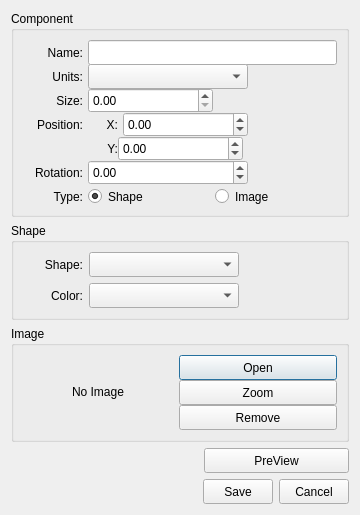
<?xml version="1.0" encoding="UTF-8"?>
<ui version="4.0">
 <class>dlg_component</class>
 <widget class="QDialog" name="dlg_component">
  <property name="geometry">
   <rect>
    <x>0</x>
    <y>0</y>
    <width>360</width>
    <height>515</height>
   </rect>
  </property>
  <property name="minimumSize">
   <size>
    <width>360</width>
    <height>515</height>
   </size>
  </property>
  <property name="maximumSize">
   <size>
    <width>360</width>
    <height>515</height>
   </size>
  </property>
  <property name="windowTitle">
   <string>Component</string>
  </property>
  <layout class="QVBoxLayout" name="verticalLayout">
   <item>
    <widget class="QGroupBox" name="gbx_component">
     <property name="sizePolicy">
      <sizepolicy hsizetype="Expanding" vsizetype="Preferred">
       <horstretch>0</horstretch>
       <verstretch>0</verstretch>
      </sizepolicy>
     </property>
     <property name="minimumSize">
      <size>
       <width>0</width>
       <height>120</height>
      </size>
     </property>
     <property name="maximumSize">
      <size>
       <width>16777215</width>
       <height>16777215</height>
      </size>
     </property>
     <property name="title">
      <string>Component</string>
     </property>
     <layout class="QFormLayout" name="formLayout_2">
      <property name="sizeConstraint">
       <enum>QLayout::SetDefaultConstraint</enum>
      </property>
      <property name="fieldGrowthPolicy">
       <enum>QFormLayout::AllNonFixedFieldsGrow</enum>
      </property>
      <property name="labelAlignment">
       <set>Qt::AlignRight|Qt::AlignTop|Qt::AlignTrailing</set>
      </property>
      <property name="horizontalSpacing">
       <number>5</number>
      </property>
      <property name="verticalSpacing">
       <number>3</number>
      </property>
      <item row="0" column="0">
       <widget class="QLabel" name="lbl_name">
        <property name="minimumSize">
         <size>
          <width>60</width>
          <height>25</height>
         </size>
        </property>
        <property name="maximumSize">
         <size>
          <width>60</width>
          <height>25</height>
         </size>
        </property>
        <property name="baseSize">
         <size>
          <width>0</width>
          <height>0</height>
         </size>
        </property>
        <property name="text">
         <string>Name:</string>
        </property>
        <property name="alignment">
         <set>Qt::AlignRight|Qt::AlignTrailing|Qt::AlignVCenter</set>
        </property>
       </widget>
      </item>
      <item row="0" column="1">
       <widget class="QLineEdit" name="led_name">
        <property name="minimumSize">
         <size>
          <width>0</width>
          <height>25</height>
         </size>
        </property>
        <property name="baseSize">
         <size>
          <width>0</width>
          <height>0</height>
         </size>
        </property>
        <property name="maxLength">
         <number>50</number>
        </property>
       </widget>
      </item>
      <item row="1" column="0">
       <widget class="QLabel" name="lbl_units">
        <property name="sizePolicy">
         <sizepolicy hsizetype="Preferred" vsizetype="Fixed">
          <horstretch>0</horstretch>
          <verstretch>0</verstretch>
         </sizepolicy>
        </property>
        <property name="minimumSize">
         <size>
          <width>60</width>
          <height>25</height>
         </size>
        </property>
        <property name="maximumSize">
         <size>
          <width>60</width>
          <height>25</height>
         </size>
        </property>
        <property name="baseSize">
         <size>
          <width>0</width>
          <height>0</height>
         </size>
        </property>
        <property name="text">
         <string>Units:</string>
        </property>
        <property name="alignment">
         <set>Qt::AlignRight|Qt::AlignTrailing|Qt::AlignVCenter</set>
        </property>
       </widget>
      </item>
      <item row="1" column="1">
       <widget class="QComboBox" name="cmb_units">
        <property name="minimumSize">
         <size>
          <width>160</width>
          <height>25</height>
         </size>
        </property>
        <property name="maximumSize">
         <size>
          <width>150</width>
          <height>25</height>
         </size>
        </property>
       </widget>
      </item>
      <item row="3" column="0">
       <widget class="QLabel" name="lbl_size">
        <property name="minimumSize">
         <size>
          <width>60</width>
          <height>25</height>
         </size>
        </property>
        <property name="maximumSize">
         <size>
          <width>60</width>
          <height>25</height>
         </size>
        </property>
        <property name="text">
         <string>Size:</string>
        </property>
        <property name="alignment">
         <set>Qt::AlignRight|Qt::AlignTrailing|Qt::AlignVCenter</set>
        </property>
       </widget>
      </item>
      <item row="3" column="1">
       <widget class="QDoubleSpinBox" name="dsb_size">
        <property name="minimumSize">
         <size>
          <width>125</width>
          <height>25</height>
         </size>
        </property>
        <property name="maximumSize">
         <size>
          <width>115</width>
          <height>25</height>
         </size>
        </property>
        <property name="maximum">
         <double>9999.000000000000000</double>
        </property>
       </widget>
      </item>
      <item row="4" column="0">
       <widget class="QLabel" name="lbl_position">
        <property name="minimumSize">
         <size>
          <width>60</width>
          <height>25</height>
         </size>
        </property>
        <property name="maximumSize">
         <size>
          <width>60</width>
          <height>25</height>
         </size>
        </property>
        <property name="text">
         <string>Position:</string>
        </property>
        <property name="alignment">
         <set>Qt::AlignRight|Qt::AlignTrailing|Qt::AlignVCenter</set>
        </property>
       </widget>
      </item>
      <item row="4" column="1">
       <layout class="QHBoxLayout" name="hly_01">
        <property name="spacing">
         <number>5</number>
        </property>
        <item>
         <widget class="QLabel" name="lbl_posx">
          <property name="minimumSize">
           <size>
            <width>30</width>
            <height>25</height>
           </size>
          </property>
          <property name="maximumSize">
           <size>
            <width>30</width>
            <height>25</height>
           </size>
          </property>
          <property name="text">
           <string>X:</string>
          </property>
          <property name="alignment">
           <set>Qt::AlignRight|Qt::AlignTrailing|Qt::AlignVCenter</set>
          </property>
         </widget>
        </item>
        <item>
         <widget class="QDoubleSpinBox" name="dsb_posx">
          <property name="minimumSize">
           <size>
            <width>125</width>
            <height>25</height>
           </size>
          </property>
          <property name="maximumSize">
           <size>
            <width>115</width>
            <height>25</height>
           </size>
          </property>
          <property name="minimum">
           <double>-9999.000000000000000</double>
          </property>
          <property name="maximum">
           <double>9999.000000000000000</double>
          </property>
         </widget>
        </item>
        <item>
         <spacer name="hsp_01">
          <property name="orientation">
           <enum>Qt::Horizontal</enum>
          </property>
          <property name="sizeHint" stdset="0">
           <size>
            <width>40</width>
            <height>20</height>
           </size>
          </property>
         </spacer>
        </item>
       </layout>
      </item>
      <item row="6" column="0">
       <widget class="QLabel" name="lbl_orientation">
        <property name="minimumSize">
         <size>
          <width>60</width>
          <height>25</height>
         </size>
        </property>
        <property name="maximumSize">
         <size>
          <width>60</width>
          <height>25</height>
         </size>
        </property>
        <property name="text">
         <string>Rotation:</string>
        </property>
        <property name="alignment">
         <set>Qt::AlignRight|Qt::AlignTrailing|Qt::AlignVCenter</set>
        </property>
       </widget>
      </item>
      <item row="6" column="1">
       <widget class="QDoubleSpinBox" name="dsb_rotation">
        <property name="minimumSize">
         <size>
          <width>160</width>
          <height>25</height>
         </size>
        </property>
        <property name="maximumSize">
         <size>
          <width>150</width>
          <height>25</height>
         </size>
        </property>
        <property name="minimum">
         <double>-360.000000000000000</double>
        </property>
        <property name="maximum">
         <double>360.000000000000000</double>
        </property>
       </widget>
      </item>
      <item row="7" column="0">
       <widget class="QLabel" name="lbl_type">
        <property name="minimumSize">
         <size>
          <width>60</width>
          <height>25</height>
         </size>
        </property>
        <property name="maximumSize">
         <size>
          <width>60</width>
          <height>25</height>
         </size>
        </property>
        <property name="text">
         <string>Type:</string>
        </property>
        <property name="alignment">
         <set>Qt::AlignRight|Qt::AlignTrailing|Qt::AlignVCenter</set>
        </property>
       </widget>
      </item>
      <item row="7" column="1">
       <layout class="QHBoxLayout" name="hly_03">
        <property name="spacing">
         <number>5</number>
        </property>
        <item>
         <widget class="QRadioButton" name="rbt_shape">
          <property name="minimumSize">
           <size>
            <width>100</width>
            <height>25</height>
           </size>
          </property>
          <property name="maximumSize">
           <size>
            <width>150</width>
            <height>25</height>
           </size>
          </property>
          <property name="text">
           <string>Shape</string>
          </property>
          <property name="checked">
           <bool>true</bool>
          </property>
          <attribute name="buttonGroup">
           <string notr="true">gbt_component_type</string>
          </attribute>
         </widget>
        </item>
        <item>
         <widget class="QRadioButton" name="rbt_image">
          <property name="minimumSize">
           <size>
            <width>100</width>
            <height>25</height>
           </size>
          </property>
          <property name="maximumSize">
           <size>
            <width>150</width>
            <height>25</height>
           </size>
          </property>
          <property name="text">
           <string>Image</string>
          </property>
          <attribute name="buttonGroup">
           <string notr="true">gbt_component_type</string>
          </attribute>
         </widget>
        </item>
       </layout>
      </item>
      <item row="5" column="1">
       <layout class="QHBoxLayout" name="hly_02">
        <item>
         <widget class="QLabel" name="lbl_posy">
          <property name="minimumSize">
           <size>
            <width>30</width>
            <height>25</height>
           </size>
          </property>
          <property name="maximumSize">
           <size>
            <width>30</width>
            <height>25</height>
           </size>
          </property>
          <property name="text">
           <string>Y:</string>
          </property>
          <property name="alignment">
           <set>Qt::AlignRight|Qt::AlignTrailing|Qt::AlignVCenter</set>
          </property>
         </widget>
        </item>
        <item>
         <widget class="QDoubleSpinBox" name="dsb_posy">
          <property name="minimumSize">
           <size>
            <width>125</width>
            <height>25</height>
           </size>
          </property>
          <property name="maximumSize">
           <size>
            <width>115</width>
            <height>25</height>
           </size>
          </property>
          <property name="minimum">
           <double>-9999.000000000000000</double>
          </property>
          <property name="maximum">
           <double>9999.000000000000000</double>
          </property>
         </widget>
        </item>
        <item>
         <spacer name="hsp_02">
          <property name="orientation">
           <enum>Qt::Horizontal</enum>
          </property>
          <property name="sizeHint" stdset="0">
           <size>
            <width>40</width>
            <height>20</height>
           </size>
          </property>
         </spacer>
        </item>
       </layout>
      </item>
     </layout>
    </widget>
   </item>
   <item>
    <widget class="QGroupBox" name="gbx_shape">
     <property name="sizePolicy">
      <sizepolicy hsizetype="Expanding" vsizetype="Preferred">
       <horstretch>0</horstretch>
       <verstretch>0</verstretch>
      </sizepolicy>
     </property>
     <property name="minimumSize">
      <size>
       <width>0</width>
       <height>0</height>
      </size>
     </property>
     <property name="maximumSize">
      <size>
       <width>16777215</width>
       <height>16777215</height>
      </size>
     </property>
     <property name="title">
      <string>Shape</string>
     </property>
     <layout class="QFormLayout" name="formLayout">
      <item row="0" column="0">
       <widget class="QLabel" name="lbl_shape">
        <property name="minimumSize">
         <size>
          <width>60</width>
          <height>25</height>
         </size>
        </property>
        <property name="maximumSize">
         <size>
          <width>60</width>
          <height>25</height>
         </size>
        </property>
        <property name="text">
         <string>Shape:</string>
        </property>
        <property name="alignment">
         <set>Qt::AlignRight|Qt::AlignTrailing|Qt::AlignVCenter</set>
        </property>
       </widget>
      </item>
      <item row="0" column="1">
       <widget class="QComboBox" name="cmb_shape">
        <property name="minimumSize">
         <size>
          <width>0</width>
          <height>25</height>
         </size>
        </property>
        <property name="maximumSize">
         <size>
          <width>150</width>
          <height>25</height>
         </size>
        </property>
       </widget>
      </item>
      <item row="1" column="0">
       <widget class="QLabel" name="lbl_shape_color">
        <property name="minimumSize">
         <size>
          <width>60</width>
          <height>25</height>
         </size>
        </property>
        <property name="maximumSize">
         <size>
          <width>60</width>
          <height>25</height>
         </size>
        </property>
        <property name="text">
         <string>Color:</string>
        </property>
        <property name="alignment">
         <set>Qt::AlignRight|Qt::AlignTrailing|Qt::AlignVCenter</set>
        </property>
       </widget>
      </item>
      <item row="1" column="1">
       <widget class="QComboBox" name="cmb_shape_color">
        <property name="minimumSize">
         <size>
          <width>0</width>
          <height>25</height>
         </size>
        </property>
        <property name="maximumSize">
         <size>
          <width>150</width>
          <height>25</height>
         </size>
        </property>
       </widget>
      </item>
     </layout>
    </widget>
   </item>
   <item>
    <widget class="QGroupBox" name="gbx_image">
     <property name="sizePolicy">
      <sizepolicy hsizetype="Expanding" vsizetype="Preferred">
       <horstretch>0</horstretch>
       <verstretch>0</verstretch>
      </sizepolicy>
     </property>
     <property name="title">
      <string>Image</string>
     </property>
     <layout class="QHBoxLayout" name="horizontalLayout_4">
      <item>
       <widget class="QLabel" name="lbl_image_status">
        <property name="minimumSize">
         <size>
          <width>150</width>
          <height>60</height>
         </size>
        </property>
        <property name="maximumSize">
         <size>
          <width>150</width>
          <height>60</height>
         </size>
        </property>
        <property name="text">
         <string>No Image</string>
        </property>
        <property name="alignment">
         <set>Qt::AlignCenter</set>
        </property>
       </widget>
      </item>
      <item>
       <layout class="QVBoxLayout" name="vly_01">
        <property name="spacing">
         <number>0</number>
        </property>
        <item>
         <widget class="QPushButton" name="pbt_image_open">
          <property name="minimumSize">
           <size>
            <width>0</width>
            <height>25</height>
           </size>
          </property>
          <property name="maximumSize">
           <size>
            <width>16777215</width>
            <height>25</height>
           </size>
          </property>
          <property name="text">
           <string>Open</string>
          </property>
         </widget>
        </item>
        <item>
         <widget class="QPushButton" name="pbt_image_zoom">
          <property name="minimumSize">
           <size>
            <width>0</width>
            <height>25</height>
           </size>
          </property>
          <property name="maximumSize">
           <size>
            <width>16777215</width>
            <height>25</height>
           </size>
          </property>
          <property name="text">
           <string>Zoom</string>
          </property>
         </widget>
        </item>
        <item>
         <widget class="QPushButton" name="pbt_image_remove">
          <property name="minimumSize">
           <size>
            <width>0</width>
            <height>25</height>
           </size>
          </property>
          <property name="maximumSize">
           <size>
            <width>16777215</width>
            <height>25</height>
           </size>
          </property>
          <property name="text">
           <string>Remove</string>
          </property>
         </widget>
        </item>
       </layout>
      </item>
     </layout>
    </widget>
   </item>
   <item>
    <layout class="QHBoxLayout" name="hly_04">
     <item>
      <spacer name="hsp_03">
       <property name="orientation">
        <enum>Qt::Horizontal</enum>
       </property>
       <property name="sizeHint" stdset="0">
        <size>
         <width>40</width>
         <height>20</height>
        </size>
       </property>
      </spacer>
     </item>
     <item>
      <widget class="QPushButton" name="pbt_preview">
       <property name="minimumSize">
        <size>
         <width>145</width>
         <height>25</height>
        </size>
       </property>
       <property name="maximumSize">
        <size>
         <width>145</width>
         <height>25</height>
        </size>
       </property>
       <property name="text">
        <string>PreView</string>
       </property>
      </widget>
     </item>
    </layout>
   </item>
   <item>
    <layout class="QHBoxLayout" name="hly_05">
     <item>
      <spacer name="hsp_04">
       <property name="orientation">
        <enum>Qt::Horizontal</enum>
       </property>
       <property name="sizeHint" stdset="0">
        <size>
         <width>40</width>
         <height>20</height>
        </size>
       </property>
      </spacer>
     </item>
     <item>
      <widget class="QPushButton" name="pbt_save">
       <property name="minimumSize">
        <size>
         <width>70</width>
         <height>25</height>
        </size>
       </property>
       <property name="maximumSize">
        <size>
         <width>70</width>
         <height>25</height>
        </size>
       </property>
       <property name="text">
        <string>Save</string>
       </property>
      </widget>
     </item>
     <item>
      <widget class="QPushButton" name="pbt_cancel">
       <property name="minimumSize">
        <size>
         <width>70</width>
         <height>25</height>
        </size>
       </property>
       <property name="maximumSize">
        <size>
         <width>70</width>
         <height>25</height>
        </size>
       </property>
       <property name="text">
        <string>Cancel</string>
       </property>
      </widget>
     </item>
    </layout>
   </item>
  </layout>
 </widget>
 <resources/>
 <connections/>
 <buttongroups>
  <buttongroup name="gbt_component_type"/>
 </buttongroups>
</ui>
